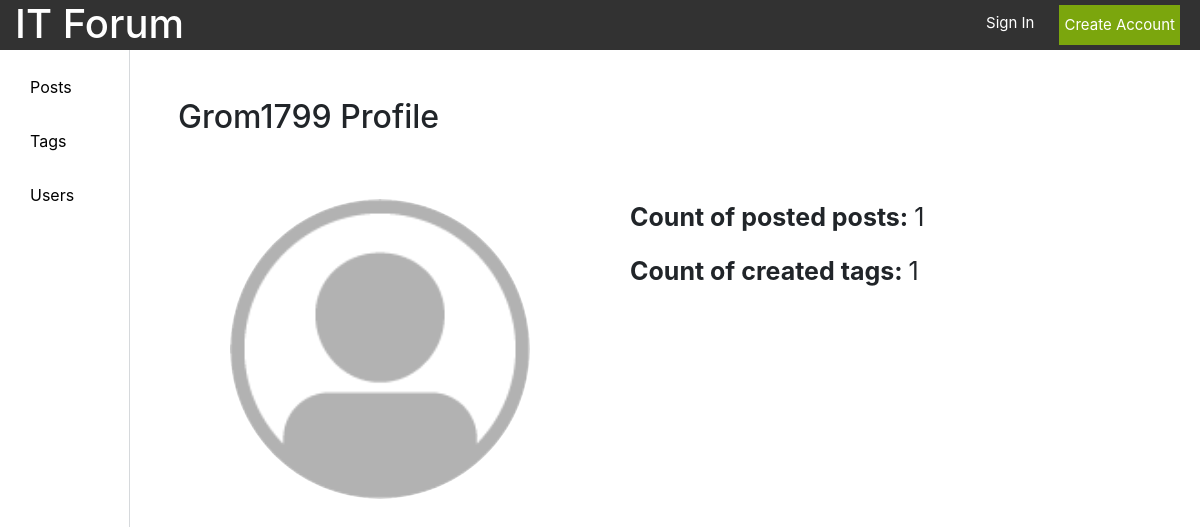
/profile/Grom1799/, run on an earlier commit of the app's database.
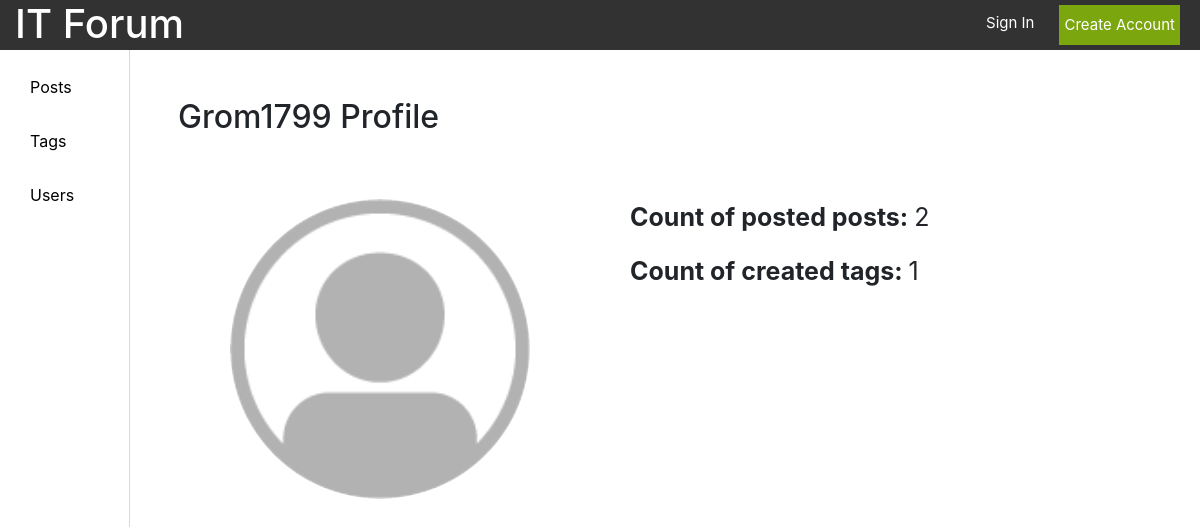
And on a later commit of the database.
### forum/models.py (models this page shows, shortened)
class UserProfile(models.Model):
    user = models.OneToOneField(User, on_delete=models.CASCADE)
    about = models.CharField(max_length=255, blank=True)
    photo = models.ImageField(upload_to='gallery_photos', blank=True, null=True)
    count_posts = models.IntegerField(default=0)
    count_tags = models.IntegerField(default=0)

### forum/views.py (the view)
# urls.py: path('profile/', views.my_profile, name='my_profile'),
def profile(request, username):
    profile = UserProfile.objects.get(user=User.objects.get(username=username))
    context = {'profile': profile}
    if str(username) == str(request.user):
        return redirect('/profile/')
    return render(request, 'user/user_profile.html', context=context)

### templates/user/user_profile.html (shortened to what this page needs)
{% load static %}
<!DOCTYPE html>
<html lang="en">
<head>
    <link rel="stylesheet" href="https://stackpath.bootstrapcdn.com/bootstrap/4.1.3/css/bootstrap.min.css"
>
    <link rel="stylesheet" href="{% static 'css/style.css' %}">
</head>
<body>
<header class="header container-fluid d-flex justify-content-between">
    <a href="/">
        <h1>IT Forum</h1>
    </a>
    {% if user.is_authenticated %}
        <div class="d-flex justify-content-end">
            <span class="username"><a href="/profile">{{ user.username }}</a></span>
            <a class="log_out" href="/logout">
                <p class="small_text">Log out</p>
            </a>
        </div>
    {% else %}
        <div class="d-flex justify-content-end">
            <a class="sign_in_text" href="/login">
                <p class="small_text">Sign In</p>
            </a>
            <button class="btn-default green_btn small_text" onclick="location.href='/registration'">Create Account
            </button>
        </div>
    {% endif %}
</header>
<section class="d-flex content">
    <div class="list">
        <ul class="left_sidebar">
            <li id="posts"><a href="/posts">Posts</a></li>
            <li id="tags"><a href="/tags">Tags</a></li>
            <li id="users"><a href="/users">Users</a></li>
        </ul>
    </div>
    <div class="page">
        <h2 class="mt-5 ml-5">{{ profile.user }} Profile</h2>
        <div class="users_head d-flex">
            <div class="div">
                {% if profile.photo %}
                    <img src="{{ profile.photo.url }}" alt="User Image" title="User Image" class="user_profile_img mt-5">
                {% else %}
                    <img src="{% static 'img/default-user.png' %}" alt="User Image" title="User Image"
                         class="user_profile_img mt-5">
                {% endif %}
            </div>
            <div class="info mt-5">
                {% if profile.count_posts %}
                    <p class="info_header">Count of posted posts: <span
                            class="info_info">{{ profile.count_posts }}</span></p>
                {% endif %}
                {% if profile.count_tags %}
                    <p class="info_header">Count of created tags: <span
                            class="info_info">{{ profile.count_tags }}</span></p>
                {% endif %}
            </div>
        </div>
    </div>
</section>
</body>
</html>

What changed in the data, as far as the page shows it:
changed UserProfile "Grom1799": count_posts "1" → "2"
